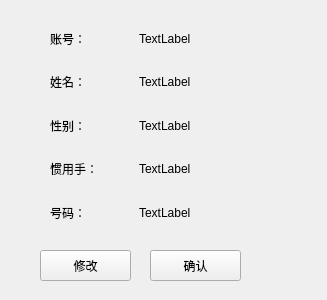
<?xml version="1.0" encoding="UTF-8"?>
<ui version="4.0">
 <class>CheckInfoWidget</class>
 <widget class="QWidget" name="CheckInfoWidget">
  <property name="geometry">
   <rect>
    <x>0</x>
    <y>0</y>
    <width>327</width>
    <height>300</height>
   </rect>
  </property>
  <property name="windowTitle">
   <string>确认信息</string>
  </property>
  <widget class="QPushButton" name="pushButton_confirm">
   <property name="geometry">
    <rect>
     <x>150</x>
     <y>250</y>
     <width>91</width>
     <height>31</height>
    </rect>
   </property>
   <property name="text">
    <string>确认</string>
   </property>
  </widget>
  <widget class="QPushButton" name="pushButton_modify">
   <property name="geometry">
    <rect>
     <x>40</x>
     <y>250</y>
     <width>91</width>
     <height>31</height>
    </rect>
   </property>
   <property name="text">
    <string>修改</string>
   </property>
  </widget>
  <widget class="QWidget" name="">
   <property name="geometry">
    <rect>
     <x>50</x>
     <y>20</y>
     <width>171</width>
     <height>211</height>
    </rect>
   </property>
   <layout class="QVBoxLayout" name="verticalLayout">
    <item>
     <layout class="QHBoxLayout" name="horizontalLayout">
      <item>
       <widget class="QLabel" name="label">
        <property name="text">
         <string>账号：</string>
        </property>
       </widget>
      </item>
      <item>
       <widget class="QLabel" name="label_account">
        <property name="text">
         <string>TextLabel</string>
        </property>
       </widget>
      </item>
     </layout>
    </item>
    <item>
     <layout class="QHBoxLayout" name="horizontalLayout_2">
      <item>
       <widget class="QLabel" name="label_2">
        <property name="text">
         <string>姓名：</string>
        </property>
       </widget>
      </item>
      <item>
       <widget class="QLabel" name="label_name">
        <property name="text">
         <string>TextLabel</string>
        </property>
       </widget>
      </item>
     </layout>
    </item>
    <item>
     <layout class="QHBoxLayout" name="horizontalLayout_3">
      <item>
       <widget class="QLabel" name="label_3">
        <property name="text">
         <string>性别：</string>
        </property>
       </widget>
      </item>
      <item>
       <widget class="QLabel" name="label_sex">
        <property name="text">
         <string>TextLabel</string>
        </property>
       </widget>
      </item>
     </layout>
    </item>
    <item>
     <layout class="QHBoxLayout" name="horizontalLayout_4">
      <item>
       <widget class="QLabel" name="label_4">
        <property name="text">
         <string>惯用手：</string>
        </property>
       </widget>
      </item>
      <item>
       <widget class="QLabel" name="label_handy">
        <property name="text">
         <string>TextLabel</string>
        </property>
       </widget>
      </item>
     </layout>
    </item>
    <item>
     <layout class="QHBoxLayout" name="horizontalLayout_5">
      <item>
       <widget class="QLabel" name="label_5">
        <property name="text">
         <string>号码：</string>
        </property>
       </widget>
      </item>
      <item>
       <widget class="QLabel" name="label_phone">
        <property name="text">
         <string>TextLabel</string>
        </property>
       </widget>
      </item>
     </layout>
    </item>
   </layout>
  </widget>
 </widget>
 <resources/>
 <connections/>
</ui>
